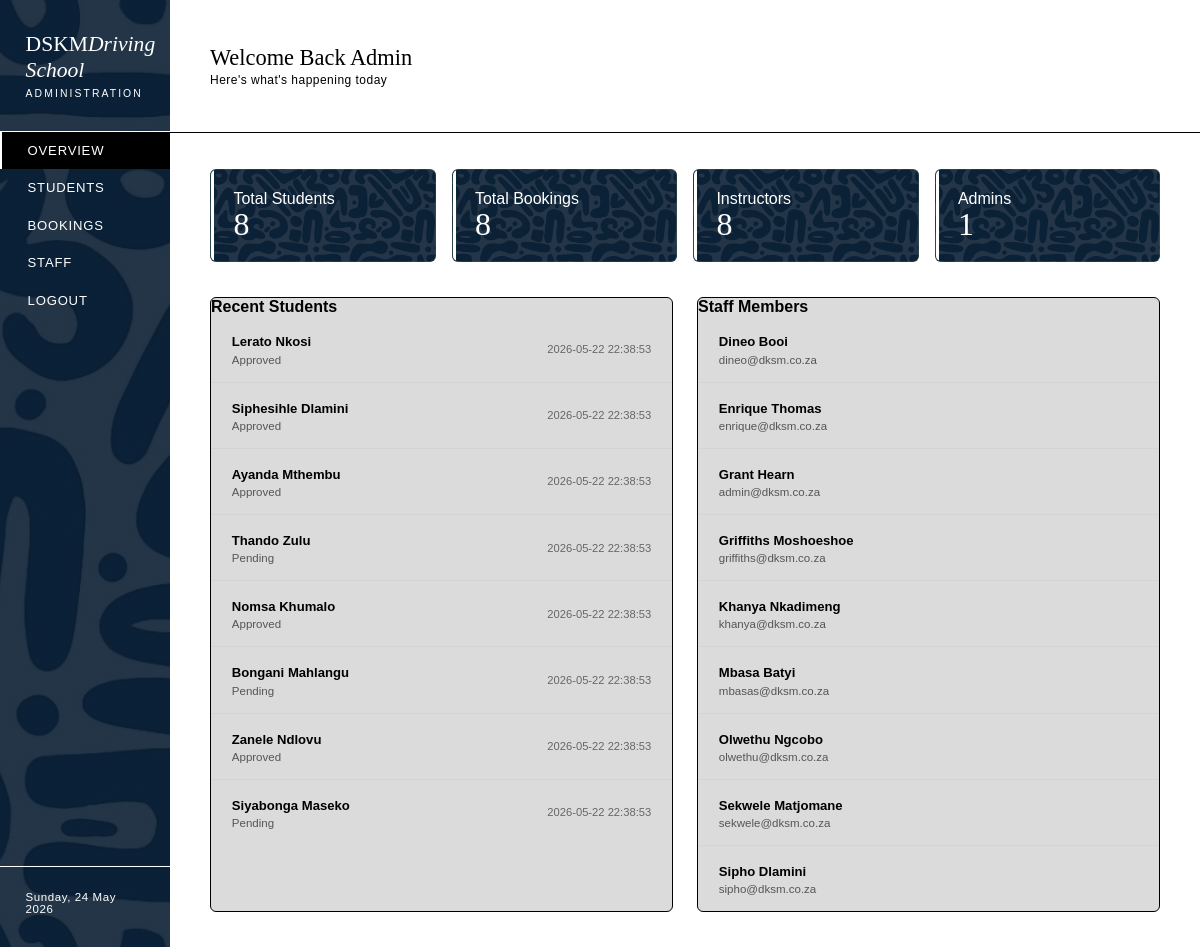
Page /administration/adminDasboard.php on the committed database.
### tables this page shows
CREATE TABLE student (
    student_id INT AUTO_INCREMENT PRIMARY KEY, 
    first_name VARCHAR(50), 
    last_name VARCHAR(50), 
    home_address VARCHAR(50), 
    username VARCHAR(50), 
    password VARCHAR(50), 
    email VARCHAR(100), 
    phone VARCHAR(15), 
    id_number VARCHAR(20), 
    learners_license_file VARCHAR(255), 
    learners_status VARCHAR(30) DEFAULT 'Pending', 
    user_level_id INT DEFAULT 3, 
    date_registered DATETIME DEFAULT CURRENT_TIMESTAMP);

CREATE TABLE users (
    user_id INT AUTO_INCREMENT PRIMARY KEY,
    user_name VARCHAR(50),
    user_pwd VARCHAR(50),
    user_full_name VARCHAR(100),
    phone VARCHAR(15),
    email VARCHAR(100),
    user_level_id INT
);

### administration/adminDasboard.php (the view, shortened to what this page needs)
<?php
    include_once "../incl/DatabaseConnection/dbConn.php";
    $totalStudents = $conn->query("SELECT COUNT(*) AS c
                                   FROM student")->fetch_assoc()['c'];
    $totalBookings = $conn->query("SELECT COUNT(*) AS c
                                   FROM booking_details")->fetch_assoc()['c'];
    $totalInstructors = $conn->query("SELECT COUNT(*) AS c
                                      FROM users
                                      WHERE user_level_id = 2")->fetch_assoc()['c'];
    $totalAdmins = $conn->query("SELECT COUNT(*) AS c
                                 FROM users
                                 WHERE user_level_id = 1")->fetch_assoc()['c'];
    $recentStudents = $conn->query("
        SELECT first_name, last_name, learners_status, date_registered
        FROM student
        ORDER BY date_registered DESC
    ");
    $staff = $conn->query("
        SELECT user_full_name, email
        FROM users
        ORDER BY user_full_name ASC
    ");
?>
<!DOCTYPE html>
<html lang="en">
<head>
    <link rel="stylesheet" href="../incl/style/administration/adminDashboard.css">
</head>
<body>
<div class="shell">
    <aside class="sidebar">
        <div class="sidebar-logo">
            <div class="wordmark">
                DSKM<em>Driving School</em>
            </div>
            <div class="sub">Administration</div>
        </div>
        <ul class="nav">
            <li><a href="#" class="active">Overview</a></li>
            <li><a href="/DSKMDrivingSchool/administration/students.php">Students</a></li>
            <li><a href="/DSKMDrivingSchool/administration/Bookings.php">Bookings</a></li>
            <li><a href="/DSKMDrivingSchool/administration/staff.php">Staff</a></li>
            <li><a href="/DSKMDrivingSchool/customers/index.html">Logout</a></li>
        </ul>
        <div class="sidebar-foot">
            <?php echo date('l, j M Y'); ?>
        </div>
    </aside>
    <div class="main">
        <header class="topbar">
            <div class="topbar-title">
                <h2>Welcome Back Admin</h2>
                <p>Here's what's happening today</p>
            </div>
        </header>
        <main class="content">
            <div class="stat-grid">
                <div class="stat-card">
                    <div>Total Students</div>
                    <div class="value"><?php echo $totalStudents; ?></div>
                </div>
                <div class="stat-card">
                    <div>Total Bookings</div>
                    <div class="value"><?php echo $totalBookings; ?></div>
                </div>
                <div class="stat-card">
                    <div>Instructors</div>
                    <div class="value"><?php echo $totalInstructors; ?></div>
                </div>
                <div class="stat-card">
                    <div>Admins</div>
                    <div class="value"><?php echo $totalAdmins; ?></div>
                </div>
            </div>
            <div class="lower-grid">
                <div class="panel">
                    <h4>Recent Students</h4>
                    <?php if ($recentStudents->num_rows > 0): ?>
                        <?php while ($row = $recentStudents->fetch_assoc()): ?>
                            <div class="activity-row">
                                <div>
                                    <strong>
                                        <?php echo $row['first_name'] . " " . $row['last_name']; ?>
                                    </strong>
                                    <p><?php echo $row['learners_status']; ?></p>
                                </div>
                                <span><?php echo $row['date_registered']; ?></span>
                            </div>
                        <?php endwhile; ?>
                    <?php else: ?>
                        <p>No students found</p>
                    <?php endif; ?>
                </div>
                <div class="panel">
                    <h4>Staff Members</h4>
                    <?php if ($staff->num_rows > 0): ?>
                        <?php while ($row = $staff->fetch_assoc()): ?>
                            <div class="activity-row">
                                <div>
                                    <strong><?php echo $row['user_full_name']; ?></strong>
                                    <p><?php echo $row['email']; ?></p>
                                </div>
                            </div>
                        <?php endwhile; ?>
                    <?php else: ?>
                        <p>No staff found</p>
                    <?php endif; ?>
                </div>
            </div>
        </main>
    </div>
</div>
</body>
</html>

### incl/style/administration/adminDashboard.css (style rules this page uses)
* { margin:0; padding:0; box-sizing:border-box; }
:root { --approved:#10b981; --pending:#f59e0b; --declined:#ef4444; --primary:#000000; --secondary:#ffffff; }
body { font-family:'Jost',sans-serif; background:white; color:black; min-height:100vh; overflow-x:hidden; }
.shell { position:relative; z-index:1; display:flex; min-height:100vh; }
.sidebar { width:170px; flex-shrink:0; background:linear-gradient(rgba(11, 31, 51, 0.9), rgba(11, 31, 51, 0.9)), url("../../images/mainBg.JPG"); background-size:cover; background-position:center; display:flex; flex-direction:column; padding:2rem 0; position:fixed; top:0; left:0; bottom:0; z-index:10; }
.sidebar-logo { padding:0 1.6rem 2rem; border-bottom:1px solid white; }
.sidebar-logo .wordmark { font-family:'Playfair Display',serif; font-size:1.35rem; font-weight:400; color:white; line-height:1.2; }
.sidebar-logo em { font-style:italic; color:white; }
.sidebar-logo .sub { font-size:.65rem; letter-spacing:.2em; text-transform:uppercase; color:white; margin-top:.25rem; }
.nav { flex:1; list-style:none; }
.nav li a { display:flex; align-items:center; gap:.75rem; padding:.7rem 1.6rem; font-size:.82rem; font-weight:500; letter-spacing:.06em; text-transform:uppercase; text-decoration:none; color:white; transition:all .2s; border-left:2px solid transparent; }
.nav li a:hover, .nav li a.active { color:white; background:black; border-left-color:white; }
.sidebar-foot { padding:1.5rem 1.6rem 0; border-top:1px solid white; font-size:.72rem; color:white; letter-spacing:.05em; }
.main { margin-left:170px; flex:1; display:flex; flex-direction:column; min-height:100vh; }
.topbar { display:flex; align-items:center; justify-content:space-between; padding:2.84rem 2.5rem; border-bottom:1px solid black; backdrop-filter:blur(6px); }
.topbar h2 { font-family:'Playfair Display',serif; font-weight:400; font-size:1.4rem; color:black; }
.topbar p { font-size:.75rem; color:black; letter-spacing:.04em; margin-top:.1rem; }
.content { flex:1; padding:2.2rem 2.5rem; }
.stat-grid { display:grid; grid-template-columns:repeat(auto-fit,minmax(180px,1fr)); gap:1rem; margin-bottom:2.2rem; }
.stat-card { background:linear-gradient(rgba(11, 31, 51, 0.9), rgba(11, 31, 51, 0.9)), url("../../images/mainBg.JPG"); background-size:cover; background-position:center; border:1px solid rgba(107,140,110,.22); border-radius:6px; padding:1.3rem 1.4rem; position:relative; overflow:hidden; color : white; transition:transform .2s, box-shadow .2s; }
.stat-card::before { content:''; position:absolute; top:0; left:0; width:3px; height:100%; background:white; }
.stat-card .value { font-family:'Playfair Display',serif; font-size:2rem; font-weight:400; color:white; line-height:1; }
.lower-grid { display:grid; grid-template-columns:repeat(auto-fit,minmax(320px,1fr)); gap:1.5rem; margin-top:1rem; }
.panel { background:rgba(217, 217, 217, 0.938); border:1px solid black; border-radius:6px; overflow:hidden; }
.activity-row { display:flex; justify-content:space-between; align-items:center; padding:1rem 1.3rem; border-bottom:1px solid rgba(107,140,110,.08); }
.activity-row:last-child { border-bottom:none; }
.activity-row strong { font-size:.82rem; color:black; }
.activity-row p { font-size:.72rem; color:#555; margin-top:.2rem; }
.activity-row span { font-size:.7rem; color:#666; }

### rows in the picture
student: first_name "Lerato", last_name "Nkosi", learners_status "Approved", date_registered "2026-05-22 22:38:53"
student: first_name "Siphesihle", last_name "Dlamini", learners_status "Approved", date_registered "2026-05-22 22:38:53"
student: first_name "Ayanda", last_name "Mthembu", learners_status "Approved", date_registered "2026-05-22 22:38:53"
student: first_name "Thando", last_name "Zulu", learners_status "Pending", date_registered "2026-05-22 22:38:53"
student: first_name "Nomsa", last_name "Khumalo", learners_status "Approved", date_registered "2026-05-22 22:38:53"
student: first_name "Bongani", last_name "Mahlangu", learners_status "Pending", date_registered "2026-05-22 22:38:53"
student: first_name "Zanele", last_name "Ndlovu", learners_status "Approved", date_registered "2026-05-22 22:38:53"
student: first_name "Siyabonga", last_name "Maseko", learners_status "Pending", date_registered "2026-05-22 22:38:53"
users: user_full_name "Dineo Booi", email "dineo@dksm.co.za"
users: user_full_name "Enrique Thomas", email "enrique@dksm.co.za"
users: user_full_name "Grant Hearn", email "admin@dksm.co.za"
users: user_full_name "Griffiths Moshoeshoe", email "griffiths@dksm.co.za"
users: user_full_name "Khanya Nkadimeng", email "khanya@dksm.co.za"
users: user_full_name "Mbasa Batyi", email "mbasas@dksm.co.za"
users: user_full_name "Olwethu Ngcobo", email "olwethu@dksm.co.za"
users: user_full_name "Sekwele Matjomane", email "sekwele@dksm.co.za"
users: user_full_name "Sipho Dlamini", email "sipho@dksm.co.za"

### other values in the picture
$totalStudents "8"
$totalBookings "8"
$totalInstructors "8"
$totalAdmins "1"
